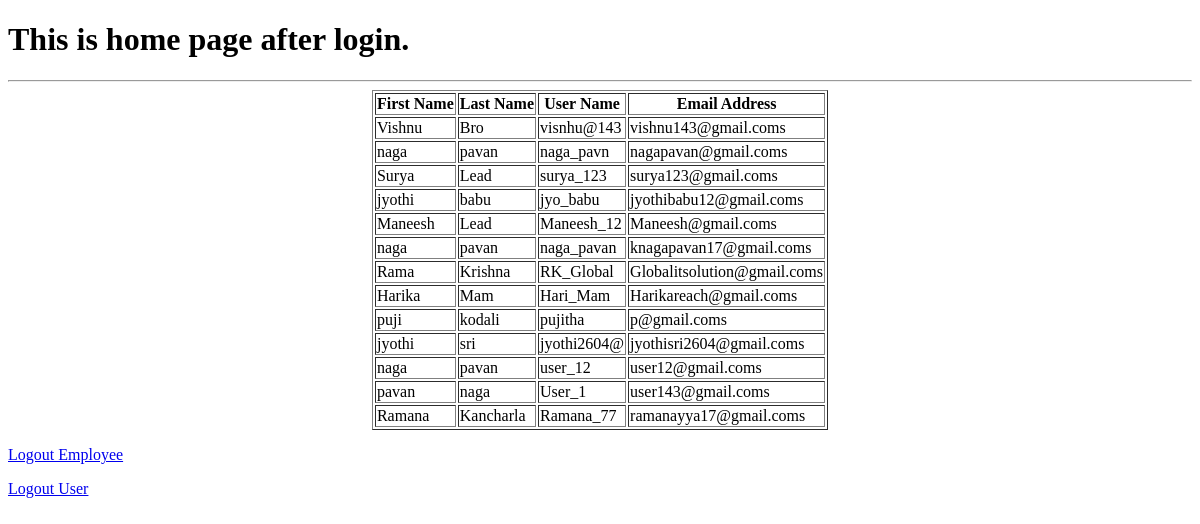
The app's page /index (signed in), older data.
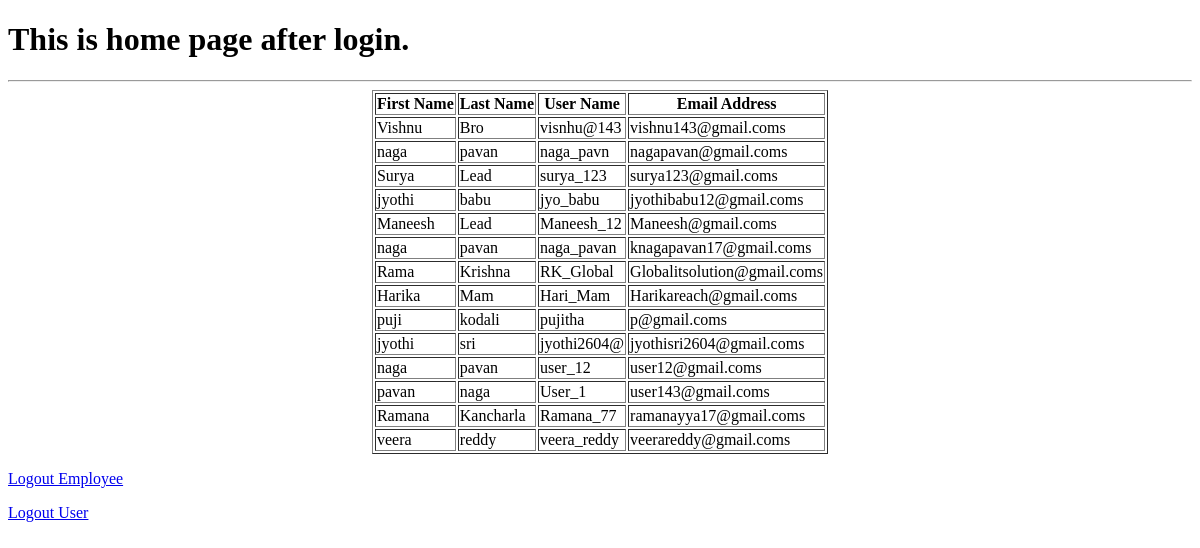
The same page, newer data.
### Main/models.py (models this page shows, shortened)
class Employee(models.Model):
    firstname=models.CharField(max_length=30)
    lastname=models.CharField(max_length=30)
    username=models.CharField(max_length=30)
    email=models.EmailField(null=False,unique=True)
    password=models.CharField(max_length=250)

### Main/views.py (the view)
# urls.py: path('index',views.index,name='index'),
@login_required(login_url ='login')
def index(request):
    employees=Employee.objects.all()
    return render(request,'index.html',{'employees':employees})

### Main/templates/index.html (shortened to what this page needs)
<!DOCTYPE html>
<html lang="en">
<head>
</head>
<body>
    <div>
        <div>
            <h1>This is home page after login.</h1><hr>
            <div style="display: flex;justify-content: center;">
                <table border="1">
                    <tr>
                        <th>First Name</th>
                        <th>Last Name</th>
                        <th>User Name</th>
                        <th>Email Address</th>
                    </tr>
                    {%for i in employees %}
                    <tr>
                        <td>{{ i.firstname }}</td>
                        <td>{{ i.lastname }}</td>
                        <td>{{ i.username }}</td>
                        <td>{{ i.email }}s</td>
                    </tr>
                    {%endfor%}
                </table>
            </div>
            <p><a href="{% url 'logout1' %}">Logout Employee</a></p>
            <p><a href="{% url 'logout2' %}">Logout User</a></p>
        </div>
    </div>
</body>
</html>

Row changes from the older to the newer data that the page shows:
added Employee: firstname "veera", lastname "reddy", username "veera_reddy", email "veerareddy@gmail.com"
